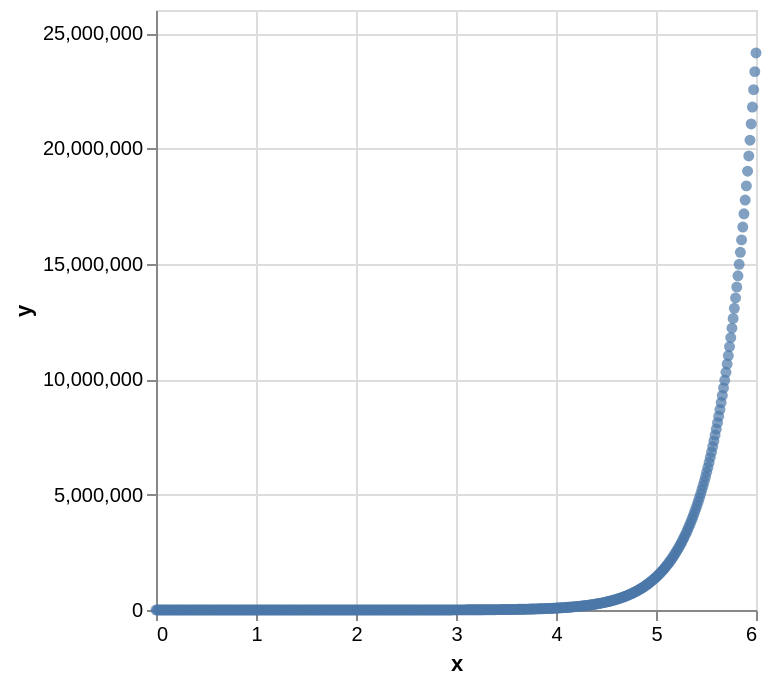

Here is the notebook cell this chart was saved with:
### Code cell
# Notice how regular this graph is
alt.Chart(df).mark_circle().encode(
    x = "x",
    y = "y"
)

### Figure 1 — Vega-Lite specification as saved in the notebook (floating-point values rounded to 4 significant figures; data arrays with more than 128 entries replaced by an {"elided": "..."} marker saying what was removed)
{"config": {"view": {"continuousWidth": 300, "continuousHeight": 300}}, "data": {"name": "data-91969652c6a45a2c017664feea3565a1"}, "mark": {"type": "circle"}, "encoding": {"x": {"field": "x", "type": "quantitative"}, "y": {"field": "y", "type": "quantitative"}}, "$schema": "https://vega.github.io/schema/vega-lite/v5.8.0.json", "datasets": {"data-91969652c6a45a2c017664feea3565a1": {"elided": "500 records"}}}
